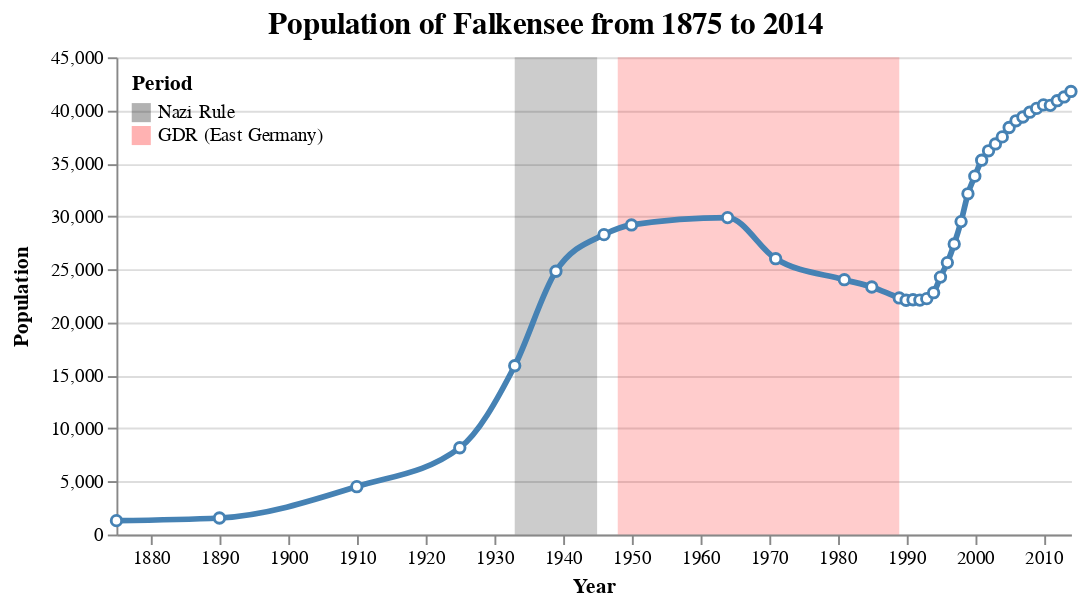

Vega-Lite specification stored for this chart:
### Vega specification from a JSON file in a GitHub repository (floating-point values rounded to 4 significant figures)
{"$schema": "https://vega.github.io/schema/vega/v5.json", "width": 500, "height": 250, "padding": 5, "config": {"title": {"fontSize": 16}}, "title": {"text": {"signal": "'Population of Falkensee from ' + years[0] + ' to ' + years[1]"}}, "data": [{"name": "table", "values": [{"year": 1875, "population": 1309}, {"year": 1890, "population": 1558}, {"year": 1910, "population": 4512}, {"year": 1925, "population": 8180}, {"year": 1933, "population": 15915}, {"year": 1939, "population": 24824}, {"year": 1946, "population": 28275}, {"year": 1950, "population": 29189}, {"year": 1964, "population": 29881}, {"year": 1971, "population": 26007}, {"year": 1981, "population": 24029}, {"year": 1985, "population": 23340}, {"year": 1989, "population": 22307}, {"year": 1990, "population": 22087}, {"year": 1991, "population": 22139}, {"year": 1992, "population": 22105}, {"year": 1993, "population": 22242}, {"year": 1994, "population": 22801}, {"year": 1995, "population": 24273}, {"year": 1996, "population": 25640}, {"year": 1997, "population": 27393}, {"year": 1998, "population": 29505}, {"year": 1999, "population": 32124}, {"year": 2000, "population": 33791}, {"year": 2001, "population": 35297}, {"year": 2002, "population": 36179}, {"year": 2003, "population": 36829}, {"year": 2004, "population": 37493}, {"year": 2005, "population": 38376}, {"year": 2006, "population": 39008}, {"year": 2007, "population": 39366}, {"year": 2008, "population": 39821}, {"year": 2009, "population": 40179}, {"year": 2010, "population": 40511}, {"year": 2011, "population": 40465}, {"year": 2012, "population": 40905}, {"year": 2013, "population": 41258}, {"year": 2014, "population": 41777}], "transform": [{"type": "extent", "field": "year", "signal": "years"}]}, {"name": "annotation", "values": [{"start": 1933, "end": 1945, "text": "Nazi Rule"}, {"start": 1948, "end": 1989, "text": "GDR (East Germany)"}]}], "scales": [{"name": "x", "type": "linear", "range": "width", "zero": false, "domain": {"data": "table", "field": "year"}}, {"name": "y", "type": "linear", "range": "height", "nice": true, "zero": true, "domain": {"data": "table", "field": "population"}}, {"name": "color", "type": "ordinal", "domain": {"data": "annotation", "field": "text"}, "range": ["black", "red"]}], "axes": [{"orient": "left", "scale": "y", "title": "Population", "titlePadding": 10, "grid": true}, {"orient": "bottom", "scale": "x", "format": "d", "title": "Year", "tickCount": 15}], "marks": [{"type": "rect", "from": {"data": "annotation"}, "encode": {"enter": {"x": {"scale": "x", "field": "start"}, "x2": {"scale": "x", "field": "end"}, "y": {"value": 0}, "y2": {"signal": "height"}, "fill": {"scale": "color", "field": "text"}, "opacity": {"value": 0.2}}}}, {"type": "line", "from": {"data": "table"}, "encode": {"enter": {"interpolate": {"value": "monotone"}, "x": {"scale": "x", "field": "year"}, "y": {"scale": "y", "field": "population"}, "stroke": {"value": "steelblue"}, "strokeWidth": {"value": 3}}}}, {"type": "symbol", "from": {"data": "table"}, "encode": {"enter": {"x": {"scale": "x", "field": "year"}, "y": {"scale": "y", "field": "population"}, "stroke": {"value": "steelblue"}, "strokeWidth": {"value": 1.5}, "fill": {"value": "white"}, "size": {"value": 30}}}}], "legends": [{"fill": "color", "title": "Period", "orient": "top-left", "offset": 8, "encode": {"symbols": {"update": {"strokeWidth": {"value": 0}, "shape": {"value": "square"}, "opacity": {"value": 0.3}}}}}]}
